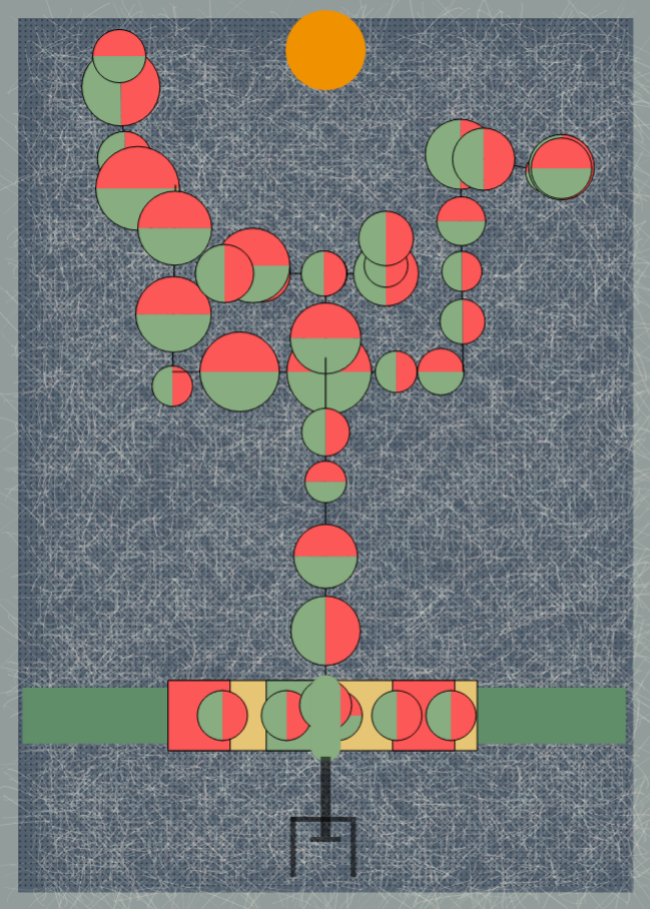
Frame 1 (no input)
Frame 60 (no input): identical to frame 1, image omitted
Frame 120 (the mouse pressed at the canvas centre since frame 60): identical to frame 1, image omitted

The p5.js sketch that drew this single still picture (run headless with seeded random() and noise() and a simulated clock; from frame 60 on, the mouse is pressed at the canvas centre):

// p5.js sketch
// ── sketch.js
let staticLayer; // Static layer
let dynamicLayer; // Dynamic layer
let fallingApple1, fallingApple2, fallingApple3, fallingApple4; // Falling apples
let isFalling = false; // Apple falling state
let isAnimating = false; // Animation state
let isDragging = false; // Dragging flag
let showCircle = false; // Circle visibility
let circleRadius = 10 + Math.random() * 5; // Circle radius (15-20)
let circleMaxRadius = 30 + Math.random() * 20; // Max radius (35-50)
let floatingCircles = []; // Floating circles

// Initial speed and gravity
let gravity = 0.3; // Gravity
let velocity1 = 5, velocity2 = 5, velocity3 = 5, velocity4 = 5; // Initial speeds

// Slider line colors and sun angle
let normalColor = 'rgb(135, 173, 128)'; // Normal color
let hoverColor = 'rgb(230, 197, 116)'; // Hover color
let dragColor = 'rgb(251, 88, 87)'; // Drag color
let currentColor = normalColor; // Current color
let angle = 0; // Sun angle


class Branch {
  constructor(pg, x1, y1, x2, y2) {
    this.pg = pg;
    this.x1 = x1;
    this.y1 = y1;
    this.x2 = x2;
    this.y2 = y2;
    this.apples = [];
  }

  drawBranch() {
    this.pg.stroke(0, 0, 0);
    this.pg.strokeWeight(1.2);
    this.pg.line(this.x1, this.y1, this.x2, this.y2);
    this.apples.forEach(apple => apple.draw());
  }

  addApples(numApples) {
    let spacing = this.calculateSpacing(numApples);
    let attempts, maxAttempts = 100;
    for (let i = 0; i < numApples; i++) {
      let appleDiameter = random(40, 85);
      let apple = new Apple(this.pg, appleDiameter);
      attempts = 0;

      do {
        let t = (spacing * (i + 3)) / dist(this.x1, this.y1, this.x2, this.y2);
        apple.setPosition(lerp(this.x1, this.x2, t), lerp(this.y1, this.y2, t));

        if (attempts++ > maxAttempts) {
          break;
        }
      } while (this.apples.some(a => applesOverlap(a, apple)));

      if (attempts <= maxAttempts) {
        this.apples.push(apple);
      }
    }
  }

  calculateSpacing(numApples) {
    return dist(this.x1, this.y1, this.x2, this.y2) / (numApples + 1);
  }
}

function applesOverlap(apple1, apple2) {
  let distance = dist(apple1.x, apple1.y, apple2.x, apple2.y);
  return distance < (apple1.diameter / 2 + apple2.diameter / 2);
}

class Apple {
  constructor(pg, diameter) {
    this.pg = pg;
    this.x = 0;
    this.y = 0;
    this.diameter = diameter;
    // Specify fixed colors
    this.color1 = color(251, 88, 87); // Red
    this.color2 = color(135, 173, 128); // Green
    this.orientation = random() < 0.5 ? 'horizontal' : 'vertical'; // Randomly choose horizontal or vertical
  }

  setPosition(x, y) {
    this.x = x;
    this.y = y;
  }

  draw() {
    this.pg.push();
    this.pg.translate(this.x, this.y);
    this.pg.stroke(0); // Set border color to black
    this.pg.strokeWeight(1); // Set border width to 1 pixel
    if (this.orientation === 'horizontal') {
      this.pg.fill(this.color1);
      this.pg.arc(0, 0, this.diameter, this.diameter, -HALF_PI, HALF_PI);
      this.pg.fill(this.color2);
      this.pg.arc(0, 0, this.diameter, this.diameter, HALF_PI, -HALF_PI);
    } else {
      this.pg.fill(this.color1);
      this.pg.arc(0, 0, this.diameter, this.diameter, PI, TWO_PI);
      this.pg.fill(this.color2);
      this.pg.arc(0, 0, this.diameter, this.diameter, 0, PI);
    }
    this.pg.pop();
  }
}


function setup() {
  createCanvas(464 * 1.4, 649 * 1.4);
  staticLayer = createGraphics(width, height);
  dynamicLayer = createGraphics(width, height);
  drawStaticLayer(staticLayer);
  lineX = width / 2; // Initialize lineX

  color1 = color(255); // Initialize colors
  color2 = color(255, 192, 203);

  // Initialize 500 floating circles
  for (let i = 0; i < 500; i++) {
    floatingCircles.push({
      x: random(width, 5 * width), // Initial x position outside canvas
      y: random(-height, height), // Initial y position above canvas
      alpha: 255 // Initial opacity
    });
  }

  // Initialize falling apples
  let canvasWidth = width;
  let canvasHeight = height;
  let branchStartX1 = 85 / 464 * canvasWidth;
  let branchStartY1 = 40 / 649 * canvasHeight;
  let branchStartX2 = 160 / 464 * canvasWidth;
  let branchStartY2 = 195 / 649 * canvasHeight;
  let branchStartX3 = 275 / 464 * canvasWidth;
  let branchStartY3 = 170 / 649 * canvasHeight;
  let branchStartX4 = 400 / 464 * canvasWidth;
  let branchStartY4 = 120 / 649 * canvasHeight;

  fallingApple1 = new Apple(dynamicLayer, random(50, 70));
  fallingApple1.setPosition(branchStartX1, branchStartY1);

  fallingApple2 = new Apple(dynamicLayer, random(50, 70));
  fallingApple2.setPosition(branchStartX2, branchStartY2);

  fallingApple3 = new Apple(dynamicLayer, random(50, 70));
  fallingApple3.setPosition(branchStartX3, branchStartY3);

  fallingApple4 = new Apple(dynamicLayer, random(50, 70));
  fallingApple4.setPosition(branchStartX4, branchStartY4);
}

function windowResized() {
  resizeCanvas(windowWidth, windowHeight);
  staticLayer = createGraphics(width, height);
  dynamicLayer = createGraphics(width, height);
  lineX = width / 2;
  drawStaticLayer(staticLayer);
}

function draw() {
  let canvasWidth = width;
  let canvasHeight = height;
  dynamicLayer.clear(); // Clear previous content

  // Draw wind
  if (isAnimating) {
    floatingCircles.forEach(circle => {
      circle.x -= random(5, 7);
      circle.y += random(5, 7);
      circle.alpha -= 0.5;
      dynamicLayer.fill(255, 255, 255, circle.alpha);
      dynamicLayer.noStroke();
      dynamicLayer.ellipse(circle.x, circle.y, 10, 10);
    });

    floatingCircles = floatingCircles.filter(circle => circle.alpha > 0);
  }

  // Draw dynamic layer
  image(dynamicLayer, 0, 0);

  // Draw flowers
  drawFlower(100 / 464 * canvasWidth, 120);
  drawFlower(180 / 464 * canvasWidth, 230);
  drawFlower(240 / 464 * canvasWidth, 350);
  drawFlower(360 / 464 * canvasWidth, 180);
  drawFlower(325 / 464 * canvasWidth, 330);

  // Update falling apples
  if (isFalling) {
    if (fallingApple1.y < height - 20) {
      velocity1 += gravity;
      fallingApple1.y += velocity1;
    }
    if (fallingApple2.y < height - 20) {
      velocity2 += gravity;
      fallingApple2.y += velocity2;
    }
    if (fallingApple3.y < height - 20) {
      velocity3 += gravity;
      fallingApple3.y += velocity3;
    }
    if (fallingApple4.y < height - 20) {
      velocity4 += gravity;
      fallingApple4.y += velocity4;
    }

    // Bounce apples
    if (fallingApple1.y > height - 50) {
      fallingApple1.y = height - 50;
      velocity1 *= -0.35;
    }
    if (fallingApple2.y > height - 50) {
      fallingApple2.y = height - 50;
      velocity2 *= -0.25;
    }
    if (fallingApple3.y > height - 50) {
      fallingApple3.y = height - 50;
      velocity3 *= -0.3;
    }
    if (fallingApple4.y > height - 50) {
      fallingApple4.y = height - 50;
      velocity4 *= -0.35;
    }
  }

  // Draw falling apples
  fallingApple1.draw();
  fallingApple2.draw();
  fallingApple3.draw();
  fallingApple4.draw();

  // Draw slider
  dynamicLayer.stroke(currentColor);
  dynamicLayer.strokeWeight(30);
  dynamicLayer.strokeCap(ROUND);
  dynamicLayer.line(lineX, 686 * height / 905, lineX, 742 * height / 905);

  // Draw sun
  let centerY = 100;
  let radius = 50;
  let sunAngle = map(lineX, 0, canvasWidth, 0, PI);
  let sunX = lineX;
  let sunY = centerY - radius * sin(sunAngle);

  dynamicLayer.fill(240, 146, 0);
  dynamicLayer.noStroke();
  dynamicLayer.ellipse(sunX, sunY, 80, 80);

  // Draw shadow
  let shadowAngle = map(lineX, 0, width, -PI / 8, PI / 8);
  dynamicLayer.fill(0, 0, 0, 150);

  dynamicLayer.push();
  dynamicLayer.translate(width / 2, 7 * height / 8);
  dynamicLayer.rotate(shadowAngle);

  dynamicLayer.rect(-5, -40, 10, 80);
  dynamicLayer.rect(-35, 20, 5, 60);
  dynamicLayer.rect(25, 20, 5, 60);
  dynamicLayer.rect(-35, 20, 60, 5);
  dynamicLayer.rect(-15, 40, 30, 5);

  dynamicLayer.pop();

  // Draw static and dynamic layers
  image(staticLayer, 0, 0);
  image(dynamicLayer, 0, 0);
}

// Start drawing flowers
function drawFlower(x, y) {
  if (showCircle) {
    dynamicLayer.stroke(0); // Set border color to black
    dynamicLayer.strokeWeight(1); // Set border width to 1 pixel

    // Draw main circle
    dynamicLayer.push();
    dynamicLayer.translate(x, y);
    dynamicLayer.fill(color1);
    dynamicLayer.arc(0, 0, circleRadius * 2, circleRadius * 2, -PI / 2, PI / 2);
    dynamicLayer.fill(color2);
    dynamicLayer.arc(0, 0, circleRadius * 2, circleRadius * 2, PI / 2, -PI / 2);
    dynamicLayer.pop();

    // Draw rotating middle circle
    dynamicLayer.push();
    dynamicLayer.translate(x, y);
    dynamicLayer.rotate(PI / 4);
    dynamicLayer.scale(0.6);
    dynamicLayer.fill(color1);
    dynamicLayer.arc(0, 0, circleRadius * 2, circleRadius * 2, -PI / 2, PI / 2);
    dynamicLayer.fill(color2);
    dynamicLayer.arc(0, 0, circleRadius * 2, circleRadius * 2, PI / 2, -PI / 2);
    dynamicLayer.pop();

    // Draw smaller circle
    dynamicLayer.push();
    dynamicLayer.translate(x, y);
    dynamicLayer.rotate(PI / 4);
    dynamicLayer.scale(0.5);
    dynamicLayer.fill(color1);
    dynamicLayer.arc(0, 0, circleRadius, circleRadius * 2, -PI / 2, PI / 2);
    dynamicLayer.fill(color2);
    dynamicLayer.arc(0, 0, circleRadius, circleRadius * 2, PI / 2, -PI / 2);
    dynamicLayer.pop();

    // Update flower size
    if (circleRadius < circleMaxRadius) {
      circleRadius += 0.1; // Increase radius by 0.1 per frame
    }
  }
}

// Static canvas
function drawStaticLayer(pg) {
  let canvasWidth = pg.width;
  let canvasHeight = pg.height;

  // Set background color
  pg.background(146, 157, 155);
  pg.noStroke();

  // Draw internal layer
  drawOilPainting(pg, canvasWidth, canvasHeight);
  // Draw roots
  drawRoots(pg, canvasWidth, canvasHeight);
  // Draw bottom rectangle
  drawBottomRectangle(pg, canvasWidth, canvasHeight);
  // Draw branches and apples
  drawBranchesAndApples(pg, canvasWidth, canvasHeight);
}

// Draw roots
function drawRoots(pg, canvasWidth, canvasHeight) {
  let rootX = 16 / 464 * canvasWidth;
  let rootY = 490 / 649 * canvasHeight;
  let rootWidth = 430 / 464 * canvasWidth;
  let rootHeight = 40 / 649 * canvasHeight;
  pg.fill(95, 142, 105);
  pg.rect(rootX, rootY, rootWidth, rootHeight);
}

// Draw oil painting background
function drawOilPainting(pg, w, h) {
  // Color and position
  pg.fill(83, 96, 110);
  pg.rect(18, 18, w - 36, h - 36);
  pg.noFill();

  // Draw small white curves as mottling effect
  for (let i = 0; i < 15000; i++) {
    let strokeWeightValue = random(0.36, 0.08);
    pg.stroke(i % 3 === 0 ? 255 : 220, 230, 219);
    pg.strokeWeight(strokeWeightValue);
    let x1 = random(36, w - 18);
    let y1 = random(36, h - 18);
    let x2 = x1 + random(-50, 50);
    let y2 = y1 + random(-50, 50);
    let cp1x = random(x1 + 10, x1 - 10);
    let cp1y = random(y1 + 10, y1 - 10);
    let cp2x = random(x2 - 10, x2 + 10);
    let cp2y = random(y2 - 10, y2 + 5);
    pg.bezier(x1, y1, cp1x, cp1y, cp2x, cp2y, x2, y2);
  }

  // Draw small grid dots
  pg.fill(46, 58, 73);
  pg.noStroke();
  let xDots = (w - 40) / 5.5;
  let yDots = (h - 40) / 5.5;
  for (let i = 0; i < xDots; i++) {
    for (let j = 0; j < yDots; j++) {
      pg.ellipse(20 + i * 5.5, 20 + j * 5.5, 2, 2);
    }
  }
}

// Draw bottom rectangle
function drawBottomRectangle(pg, canvasWidth, canvasHeight) {
  let rectX = canvasWidth * 120 / 464;
  let rectY = canvasHeight * 485 / 649;
  let rectW = canvasWidth * 220 / 464;
  let rectH = canvasHeight * 50 / 649;

  pg.fill(46, 58, 73);
  pg.stroke(0);
  pg.strokeWeight(1);
  pg.fill(230, 197, 116);
  pg.rect(rectX, rectY, rectW, rectH);
  pg.fill(251, 88, 87);
  pg.rect(rectX, rectY, canvasWidth * 44 / 464, rectH);
  pg.rect(rectX + canvasWidth * 160 / 464, rectY, canvasWidth * 44 / 464, rectH);
  pg.fill(135, 173, 128);
  pg.rect(rectX + canvasWidth * 70 / 464, rectY, canvasWidth * 44 / 464, rectH);
  drawApplesOnRectangle(pg, rectX, rectY, rectW, rectH);
}

// Draw apples on bottom rectangle
function drawApplesOnRectangle(pg, rectX, rectY, rectW, rectH) {
  let apples = [];
  for (let i = 0; i < 6; i++) {
    let appleDiameter = 50;
    let apple = new Apple(pg, appleDiameter);
    let attempts = 0, maxAttempts = 100;
    do {
      let randomX = random(rectX + appleDiameter / 2, rectX + rectW - appleDiameter / 2);
      apple.setPosition(randomX, rectY + rectH / 2);
      if (attempts++ > maxAttempts) {
        break;
      }
    } while (apples.some(a => applesOverlap(a, apple)));
   
    if (attempts <= maxAttempts) {
      apple.draw();
      apples.push(apple);
    }
  }
}

// Draw branches and apples 1
function drawBranchesAndApples(pg, canvasWidth, canvasHeight) {
  let branches = [
    new Branch(pg, 85 / 464 * canvasWidth, 40 / 649 * canvasHeight, 90 / 464 * canvasWidth, 135 / 649 * canvasHeight),
    new Branch(pg, 90 / 464 * canvasWidth, 135 / 649 * canvasHeight, 125 / 464 * canvasWidth, 132 / 649 * canvasHeight),
    new Branch(pg, 125 / 464 * canvasWidth, 132 / 649 * canvasHeight, 123 / 464 * canvasWidth, 265 / 649 * canvasHeight),
    new Branch(pg, 123 / 464 * canvasWidth, 265 / 649 * canvasHeight, 330 / 464 * canvasWidth, 265 / 649 * canvasHeight),
    new Branch(pg, 330 / 464 * canvasWidth, 265 / 649 * canvasHeight, 328 / 464 * canvasWidth, 110 / 649 * canvasHeight),
    new Branch(pg, 328 / 464 * canvasWidth, 110 / 649 * canvasHeight, 400 / 464 * canvasWidth, 125 / 649 * canvasHeight),
    new Branch(pg, 400 / 464 * canvasWidth, 125 / 649 * canvasHeight, 400 / 464 * canvasWidth, 100 / 649 * canvasHeight),
    new Branch(pg, 232 / 464 * canvasWidth, 255 / 649 * canvasHeight, 232 / 464 * canvasWidth, 195 / 649 * canvasHeight),
    new Branch(pg, 160 / 464 * canvasWidth, 195 / 649 * canvasHeight, 275 / 464 * canvasWidth, 195 / 649 * canvasHeight),
    new Branch(pg, 180 / 464 * canvasWidth, 195 / 649 * canvasHeight, 180 / 464 * canvasWidth, 170 / 649 * canvasHeight),
    new Branch(pg, 275 / 464 * canvasWidth, 195 / 649 * canvasHeight, 275 / 464 * canvasWidth, 170 / 649 * canvasHeight),
    new Branch(pg, 232 / 464 * canvasWidth, 255 / 649 * canvasHeight, 232 / 464 * canvasWidth, 485 / 649 * canvasHeight)
  ];
  branches.forEach(branch => {
    branch.addApples(12);
    branch.drawBranch();
  });
}

// Add mouse click event
function mousePressed() {
  if (mouseX > lineX - 10 && mouseX < lineX + 10 && mouseY > 686 * height / 905 && mouseY < 742 * height / 905) {
    isDragging = true;
    currentColor = dragColor;
  }
}

// Add mouse drag event
function mouseDragged() {
  if (isDragging) {
    lineX = constrain(mouseX, 0, width);
    currentColor = dragColor;
  }
}

// Add mouse move event
function mouseMoved() {
  if (!isDragging) {
    if (mouseX > lineX - 10 && mouseX < lineX + 10 && mouseY > 686 * height / 905 && mouseY < 742 * height / 905) {
      currentColor = hoverColor;
    } else {
      currentColor = normalColor;
    }
  }
}

// Add mouse release event
function mouseReleased() {
  isDragging = false;
  if (mouseX > lineX - 10 && mouseX < lineX + 10 && mouseY > 686 * height / 905 && mouseY < 742 * height / 905) {
    currentColor = hoverColor;
  } else {
    currentColor = normalColor;
  }
}

// Add two keyboard events
function keyPressed() {
  if (key === '1') {
    isFalling = true; // When '1' key is pressed, start falling
    isAnimating = true; // When '1' key is pressed, start animation
  } else if (key === '2') {
    showCircle = true; // Enable circle display
    circleRadius = 10; // Reset initial circle size
  }
}
